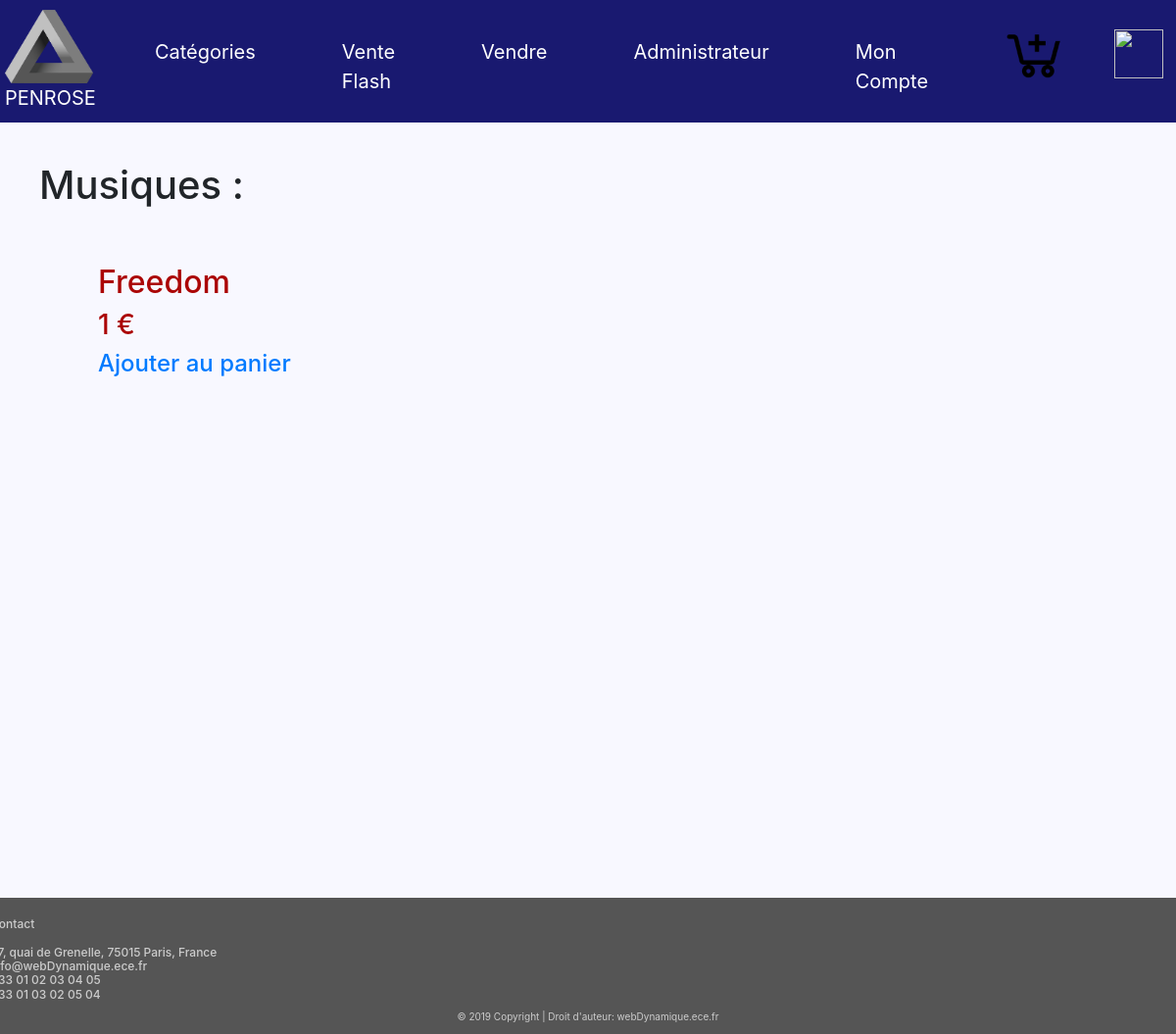
Before: /liste_musique_fiche.php with the older database file.
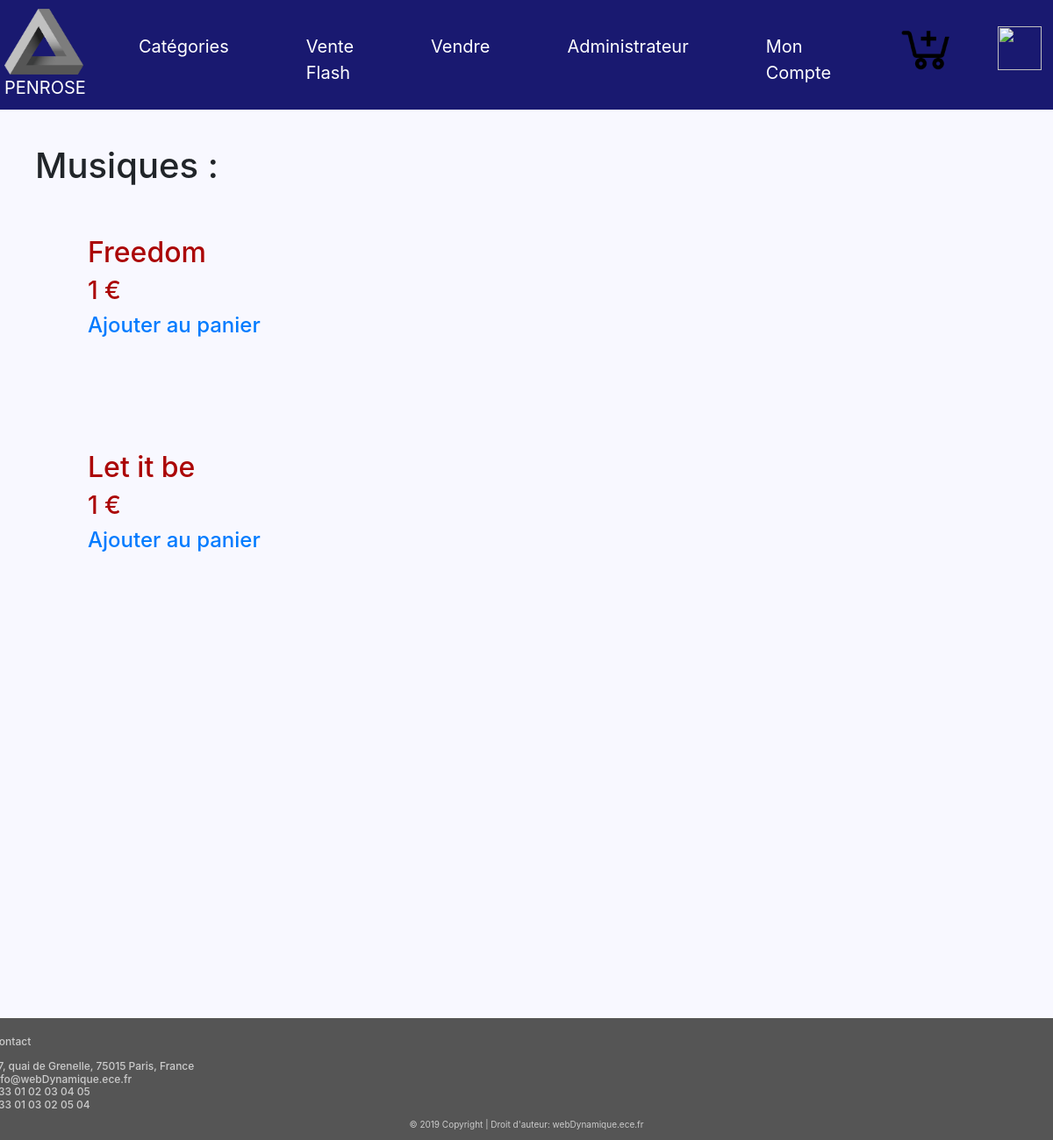
After: the same page with the newer database file.
### tables this page shows
CREATE TABLE IF NOT EXISTS `items` (
  `ID` int(50) NOT NULL AUTO_INCREMENT,
  `Titre` varchar(255) NOT NULL,
  `Photos` varchar(255) NOT NULL,
  `Description` varchar(1000) NOT NULL,
  `Video` varchar(255) NOT NULL,
  `Categorie` varchar(255) NOT NULL,
  `Prix` varchar(255) NOT NULL,
  PRIMARY KEY (`ID`),
  KEY `ID` (`ID`)
);

### liste_musique_fiche.php (the view, shortened to what this page needs)
<!DOCTYPE html>
<html>
<head>
<link rel="stylesheet"
href="https://stackpath.bootstrapcdn.com/bootstrap/4.1.3/css/bootstrap.min.css">
<link rel="stylesheet" type="text/css" href="styles.css">
</head>
<body>
<nav class="navbar navbar-expand-md">
<a class="navbar-brand" href="https://sites.google.com/site/tpe44lesillusionsoptiques/info-presse-classeur/le-triangle-de-penrose"><img class="logo" src="logo.png" height='75' width='90'/><br>	PENROSE</a>
<div class="collapse navbar-collapse" id="main-navigation">
<ul class="navbar-nav">
<li class="nav-item"><a class="nav-link"
href="Categorie.php">Catégories</a></li>
<li class="nav-item"><a class="nav-link" href="Venteflash.php">Vente Flash</a></li>
<li class="nav-item"><a class="nav-link"
href="verif_vendeur.php">Vendre</a></li>
<li class="nav-item"><a class="nav-link"
href="verif_admi.php">Administrateur</a></li>
<li class="nav-item"><a class="nav-link"
href="verif_acheteur.php">Mon Compte</a></li>
<a class="navbar-brand" href="Panier.php"><img class="panier" src="panier.png" height='70' width='70'> </a>
<a class="navbar-brand" href="logout.php"><img class="deco" src="Deco.png" height='50' width='50'> </a>
</ul>
</div>
</nav>
<?php
$database = "ece_amazon";
$db_handle = mysqli_connect('localhost', 'root', 'root');
$db_found = mysqli_select_db($db_handle, $database);
if($db_found)
{
	if(isset($_GET['show']))
	{
		$product=$_GET['show'];
		$sql = "SELECT * from items WHERE Titre='$product'";
		$result = mysqli_query($db_handle, $sql);
		$data = mysqli_fetch_assoc($result);
		$description=$data["Description"];
		?>
		<br>
		<div  style="margin-left: 750px; color:#AB0606; margin-top: 50px;">
			<img style="margin-left: -700px; margin-bottom: -300px;" src="<?php echo $data["Photos"];?>">
			<h1><?php echo $data["Titre"];?></h1>
			<h2 style="margin-left: 40px;"> <?php echo $data["Prix"];?> €</h2>
			<a href="Panier.php?action=ajout&amp;l=<?php echo $data["Titre"];?>&amp;q=1&amp;p=<?php echo $data["Prix"];?>" onclick="window(this.href, '',
'toolbar=no, location=no, directories=no, status=yes, scrollbars=yes, resizable=yes, copyhistory=no, width=600, height=350'); return false;">Ajouter au panier</a>
			<a href="liste_livre_fiche.php"><h4 style="margin-left: 40px; color:#000000;" >Retour</h4></a>
		</div><br>
		<?php
	}
	else
	{
		?><div style="margin-left: 40px; margin-top: 40px; " ><h1 > Musiques : </h1></div><?php
		$sql = "SELECT * from items WHERE Categorie='Musiques'";
		$result = mysqli_query($db_handle, $sql);
		while($data = mysqli_fetch_assoc($result))
		{
			?>
			<br><br>
			<div style="margin-left:100px;">
				<a href="?show=<?php echo $data["Titre"];?>"><h2 style="color:#AB0606;"><?php echo $data["Titre"];?></h2></a>
				<h3 style="color:#AB0606;"><?php echo $data["Prix"];?> € </h3>
				<a href="Panier.php"><h4>Ajouter au panier</h4></a>
			</div>
			<br/><br/><br/>
			<?php
		}
	}
	}
	?>
	<footer class="page-footer3">
<div class="container">
<div class="row">
<div class="col-lg-8 col-md-8 col-sm-12">
</div>
<h4 class="contact">Contact<br> <br>
37, quai de Grenelle, 75015 Paris, France <br>
info@webDynamique.ece.fr <br>
+33 01 02 03 04 05 <br>
+33 01 03 02 05 04
</h4>
</div>
</div>
<div class="copyright">&copy; 2019 Copyright | Droit
d'auteur: webDynamique.ece.fr </div>
</footer>
</body>
</html>

Changed rows visible on the page:
added items: Titre "Let it be", Prix "1"
